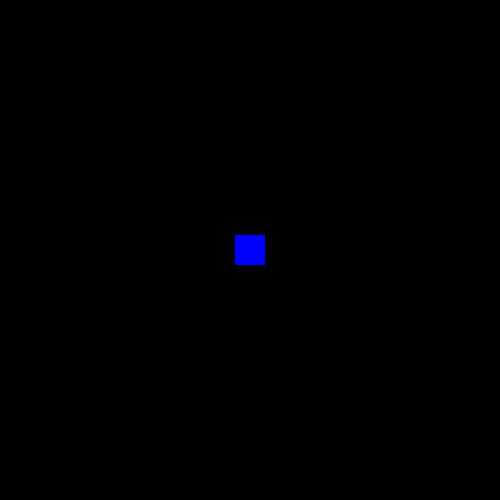
Frame 1 (no input)
Frame 60 (no input): identical to frame 1, image omitted
Frame 120 (the mouse pressed at the canvas centre since frame 60): identical to frame 1, image omitted

The p5.js sketch that drew this single still picture (run headless with seeded random() and noise() and a simulated clock; from frame 60 on, the mouse is pressed at the canvas centre):

// p5.js sketch
// ── sketch.js
let XPos = 250
let YPos = 250
function setup() {
  createCanvas(500, 500);
  noStroke();

  rectMode(CENTER);
}

function draw() {
  background(0);
  fill('blue')
  rect(XPos, YPos, 30, 30)

  if(keyIsDown(RIGHT_ARROW)){
    XPos +=3
  }
  if(keyIsDown(LEFT_ARROW)){
    XPos -=3
  }
  if(keyIsDown(DOWN_ARROW)){
    YPos +=3
  }
  if(keyIsDown(UP_ARROW)){
    YPos -=3
  }
}
